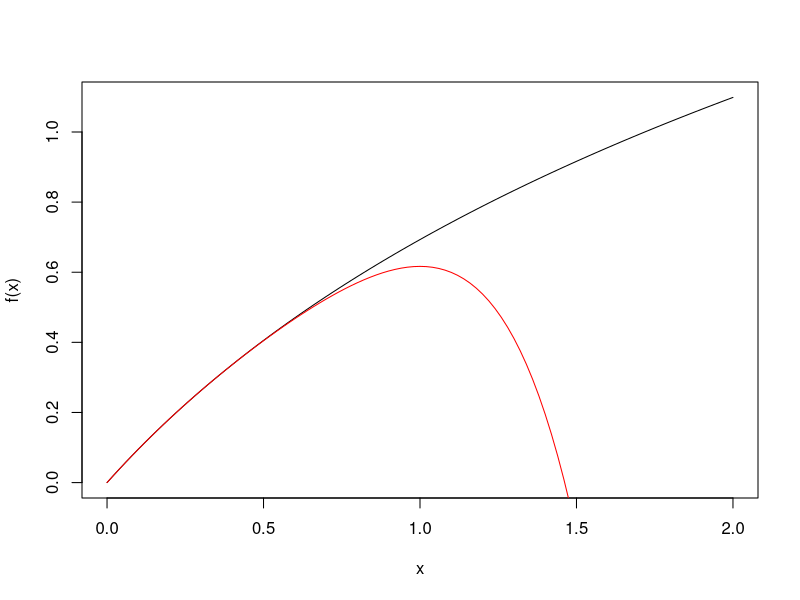

The R source for this figure:
# Soomin Lee 040899389 CST8233 304
# Lab 4
f <- function(x){log(1+x)}
f_6 <- function(x){return(x-x^2/2+x^3/3-x^4/4+x^5/5-x^6/6)}

userInput_f <- function(){
  userInput_x <- readline(prompt = "Enter x: ")
  userInput_x <- as.numeric(userInput_x)
  return (userInput_x)
}

# plot f(x) and f_6(x)
curve(f, from=0, to=2)
curve(f_6, from=0, to=2, col="red", add=TRUE)

# Maclaurin series
f_Maclaurin <- function(x,n){
  temp <- 0
  for(i in 0:n){
    temp <- temp + (-1)^i * (x^(i+1)/(i+1))
  }
  return(temp)
}

# take the value of x from user
userInput_x <- userInput_f()
# userInput_x <- 0.32
# find absolute and relative error and print
for(n in 1:10){
   x <- userInput_x
  true_value <- f(x)
  approx <- f_Maclaurin(x,n)
  abs_err <- abs(true_value - approx)
  rel_err <- abs_err/ abs(true_value)
  
  if(n==1){
    cat("n     x       approx_x   Absolute error   Relative error\n")
    cat("---------------------------------------------------------\n")
  }
  cat(sprintf("%-4d %-8.2f %-12.6f %-12.6f %-12.6f\n",
              n, x, approx, abs_err, rel_err))
}

